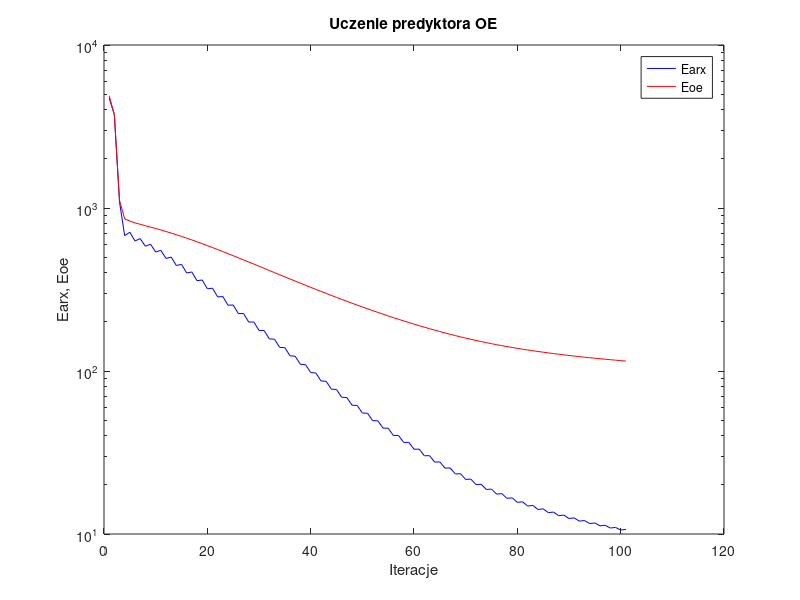
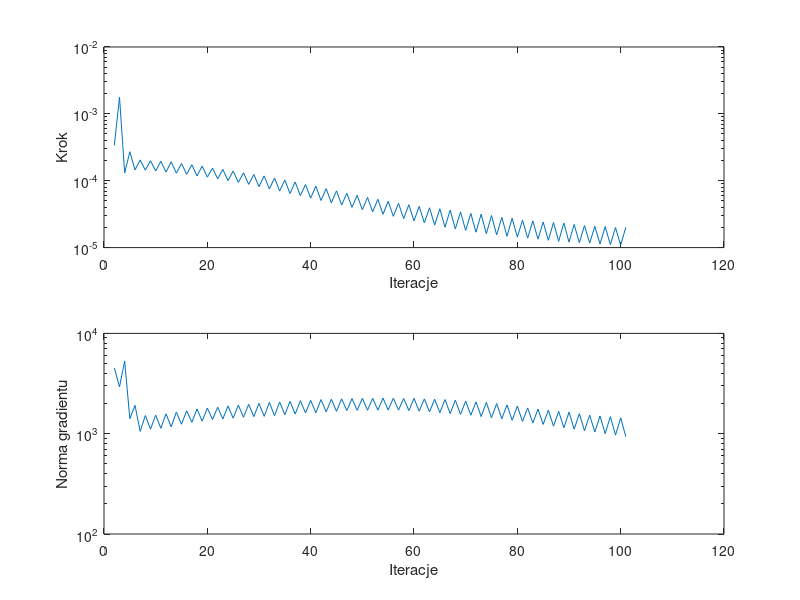

MATLAB code to generate these figures, in order:
%uczenie predyktora oe
clear all;
n=0; farx(n+1)=4.731138e+003; foe(n+1)=4.884464e+003; wspucz(n+1)=0.000000e+000; ng(n+1)=0.000000e+000;
n=1; farx(n+1)=3.744088e+003; foe(n+1)=3.733050e+003; krok(n+1)=3.383827e-004; ng(n+1)=4.514618e+003;
n=2; farx(n+1)=1.090207e+003; foe(n+1)=1.116495e+003; krok(n+1)=1.772228e-003; ng(n+1)=2.933956e+003;
n=3; farx(n+1)=6.770839e+002; foe(n+1)=8.580036e+002; krok(n+1)=1.304810e-004; ng(n+1)=5.297937e+003;
n=4; farx(n+1)=7.099107e+002; foe(n+1)=8.312695e+002; krok(n+1)=2.714123e-004; ng(n+1)=1.410261e+003;
n=5; farx(n+1)=6.276133e+002; foe(n+1)=8.106233e+002; krok(n+1)=1.447867e-004; ng(n+1)=1.916379e+003;
n=6; farx(n+1)=6.493615e+002; foe(n+1)=7.947973e+002; krok(n+1)=2.044712e-004; ng(n+1)=1.054290e+003;
n=7; farx(n+1)=5.828315e+002; foe(n+1)=7.787843e+002; krok(n+1)=1.439458e-004; ng(n+1)=1.518958e+003;
n=8; farx(n+1)=5.999982e+002; foe(n+1)=7.639845e+002; krok(n+1)=1.992914e-004; ng(n+1)=1.108287e+003;
n=9; farx(n+1)=5.370338e+002; foe(n+1)=7.483075e+002; krok(n+1)=1.401071e-004; ng(n+1)=1.531364e+003;
n=10; farx(n+1)=5.500035e+002; foe(n+1)=7.333941e+002; krok(n+1)=1.955288e-004; ng(n+1)=1.131940e+003;
n=11; farx(n+1)=4.905494e+002; foe(n+1)=7.173555e+002; krok(n+1)=1.340733e-004; ng(n+1)=1.578086e+003;
n=12; farx(n+1)=4.998215e+002; foe(n+1)=7.019153e+002; krok(n+1)=1.915864e-004; ng(n+1)=1.169513e+003;
n=13; farx(n+1)=4.438173e+002; foe(n+1)=6.854232e+002; krok(n+1)=1.297027e-004; ng(n+1)=1.640382e+003;
n=14; farx(n+1)=4.510667e+002; foe(n+1)=6.697461e+002; krok(n+1)=1.810041e-004; ng(n+1)=1.242353e+003;
n=15; farx(n+1)=3.994797e+002; foe(n+1)=6.529894e+002; krok(n+1)=1.247165e-004; ng(n+1)=1.696242e+003;
n=16; farx(n+1)=4.049613e+002; foe(n+1)=6.371433e+002; krok(n+1)=1.733806e-004; ng(n+1)=1.299413e+003;
n=17; farx(n+1)=3.580661e+002; foe(n+1)=6.202304e+002; krok(n+1)=1.180809e-004; ng(n+1)=1.761093e+003;
n=18; farx(n+1)=3.616439e+002; foe(n+1)=6.043109e+002; krok(n+1)=1.654388e-004; ng(n+1)=1.335052e+003;
n=19; farx(n+1)=3.194577e+002; foe(n+1)=5.876041e+002; krok(n+1)=1.131625e-004; ng(n+1)=1.801962e+003;
n=20; farx(n+1)=3.220907e+002; foe(n+1)=5.720173e+002; krok(n+1)=1.541640e-004; ng(n+1)=1.385429e+003;
n=21; farx(n+1)=2.848312e+002; foe(n+1)=5.557576e+002; krok(n+1)=1.070946e-004; ng(n+1)=1.837148e+003;
n=22; farx(n+1)=2.863730e+002; foe(n+1)=5.404882e+002; krok(n+1)=1.480754e-004; ng(n+1)=1.402090e+003;
n=23; farx(n+1)=2.533007e+002; foe(n+1)=5.246811e+002; krok(n+1)=1.004460e-004; ng(n+1)=1.892022e+003;
n=24; farx(n+1)=2.541279e+002; foe(n+1)=5.099432e+002; krok(n+1)=1.397905e-004; ng(n+1)=1.428269e+003;
n=25; farx(n+1)=2.249943e+002; foe(n+1)=4.947984e+002; krok(n+1)=9.441524e-005; ng(n+1)=1.929497e+003;
n=26; farx(n+1)=2.253706e+002; foe(n+1)=4.807201e+002; krok(n+1)=1.312842e-004; ng(n+1)=1.458508e+003;
n=27; farx(n+1)=1.997984e+002; foe(n+1)=4.663134e+002; krok(n+1)=8.824176e-005; ng(n+1)=1.963583e+003;
n=28; farx(n+1)=1.998215e+002; foe(n+1)=4.529251e+002; krok(n+1)=1.239407e-004; ng(n+1)=1.480628e+003;
n=29; farx(n+1)=1.774462e+002; foe(n+1)=4.392553e+002; krok(n+1)=8.147519e-005; ng(n+1)=2.006037e+003;
n=30; farx(n+1)=1.770537e+002; foe(n+1)=4.264960e+002; krok(n+1)=1.180809e-004; ng(n+1)=1.488960e+003;
n=31; farx(n+1)=1.574127e+002; foe(n+1)=4.135702e+002; krok(n+1)=7.519941e-005; ng(n+1)=2.051149e+003;
n=32; farx(n+1)=1.568002e+002; foe(n+1)=4.015246e+002; krok(n+1)=1.098766e-004; ng(n+1)=1.510878e+003;
n=33; farx(n+1)=1.396379e+002; foe(n+1)=3.894735e+002; krok(n+1)=7.005353e-005; ng(n+1)=2.069437e+003;
n=34; farx(n+1)=1.390102e+002; foe(n+1)=3.781947e+002; krok(n+1)=1.022356e-004; ng(n+1)=1.547341e+003;
n=35; farx(n+1)=1.239884e+002; foe(n+1)=3.669192e+002; krok(n+1)=6.446963e-005; ng(n+1)=2.099405e+003;
n=36; farx(n+1)=1.232656e+002; foe(n+1)=3.563089e+002; krok(n+1)=9.579321e-005; ng(n+1)=1.569727e+003;
n=37; farx(n+1)=1.100090e+002; foe(n+1)=3.457912e+002; krok(n+1)=5.985115e-005; ng(n+1)=2.128342e+003;
n=38; farx(n+1)=1.094299e+002; foe(n+1)=3.359664e+002; krok(n+1)=8.763108e-005; ng(n+1)=1.610255e+003;
n=39; farx(n+1)=9.787145e+001; foe(n+1)=3.262104e+002; krok(n+1)=5.493831e-005; ng(n+1)=2.146884e+003;
n=40; farx(n+1)=9.721776e+001; foe(n+1)=3.169549e+002; krok(n+1)=8.312662e-005; ng(n+1)=1.617602e+003;
n=41; farx(n+1)=8.696390e+001; foe(n+1)=3.078355e+002; krok(n+1)=5.062882e-005; ng(n+1)=2.190827e+003;
n=42; farx(n+1)=8.645515e+001; foe(n+1)=2.992838e+002; krok(n+1)=7.619426e-005; ng(n+1)=1.647970e+003;
n=43; farx(n+1)=7.744408e+001; foe(n+1)=2.908470e+002; krok(n+1)=4.673205e-005; ng(n+1)=2.209591e+003;
n=44; farx(n+1)=7.700112e+001; foe(n+1)=2.828960e+002; krok(n+1)=7.066590e-005; ng(n+1)=1.669680e+003;
n=45; farx(n+1)=6.902997e+001; foe(n+1)=2.750902e+002; krok(n+1)=4.334515e-005; ng(n+1)=2.226100e+003;
n=46; farx(n+1)=6.872278e+001; foe(n+1)=2.677641e+002; krok(n+1)=6.485137e-005; ng(n+1)=1.699696e+003;
n=47; farx(n+1)=6.170780e+001; foe(n+1)=2.605573e+002; krok(n+1)=3.999817e-005; ng(n+1)=2.239320e+003;
n=48; farx(n+1)=6.145231e+001; foe(n+1)=2.537524e+002; krok(n+1)=6.047525e-005; ng(n+1)=1.709537e+003;
n=49; farx(n+1)=5.526844e+001; foe(n+1)=2.470941e+002; krok(n+1)=3.686149e-005; ng(n+1)=2.253753e+003;
n=50; farx(n+1)=5.505701e+001; foe(n+1)=2.407799e+002; krok(n+1)=5.618497e-005; ng(n+1)=1.713553e+003;
n=51; farx(n+1)=4.961309e+001; foe(n+1)=2.346648e+002; krok(n+1)=3.418410e-005; ng(n+1)=2.251737e+003;
n=52; farx(n+1)=4.946596e+001; foe(n+1)=2.288269e+002; krok(n+1)=5.279238e-005; ng(n+1)=1.718413e+003;
n=53; farx(n+1)=4.463565e+001; foe(n+1)=2.231669e+002; krok(n+1)=3.154696e-005; ng(n+1)=2.263827e+003;
n=54; farx(n+1)=4.455048e+001; foe(n+1)=2.177883e+002; krok(n+1)=4.933474e-005; ng(n+1)=1.719615e+003;
n=55; farx(n+1)=4.026834e+001; foe(n+1)=2.125803e+002; krok(n+1)=2.932016e-005; ng(n+1)=2.259776e+003;
n=56; farx(n+1)=4.024806e+001; foe(n+1)=2.076487e+002; krok(n+1)=4.593063e-005; ng(n+1)=1.719132e+003;
n=57; farx(n+1)=3.647487e+001; foe(n+1)=2.028733e+002; krok(n+1)=2.717293e-005; ng(n+1)=2.247892e+003;
n=58; farx(n+1)=3.647668e+001; foe(n+1)=1.983185e+002; krok(n+1)=4.381503e-005; ng(n+1)=1.699559e+003;
n=59; farx(n+1)=3.312797e+001; foe(n+1)=1.939108e+002; krok(n+1)=2.511150e-005; ng(n+1)=2.249991e+003;
n=60; farx(n+1)=3.315002e+001; foe(n+1)=1.897220e+002; krok(n+1)=4.127340e-005; ng(n+1)=1.677336e+003;
n=61; farx(n+1)=3.019808e+001; foe(n+1)=1.857039e+002; krok(n+1)=2.343658e-005; ng(n+1)=2.221931e+003;
n=62; farx(n+1)=3.024168e+001; foe(n+1)=1.818603e+002; krok(n+1)=3.934497e-005; ng(n+1)=1.651079e+003;
n=63; farx(n+1)=2.763399e+001; foe(n+1)=1.781746e+002; krok(n+1)=2.170937e-005; ng(n+1)=2.204877e+003;
n=64; farx(n+1)=2.767728e+001; foe(n+1)=1.746280e+002; krok(n+1)=3.812652e-005; ng(n+1)=1.617567e+003;
n=65; farx(n+1)=2.535590e+001; foe(n+1)=1.712380e+002; krok(n+1)=2.020969e-005; ng(n+1)=2.190648e+003;
n=66; farx(n+1)=2.541637e+001; foe(n+1)=1.680038e+002; krok(n+1)=3.632499e-005; ng(n+1)=1.588179e+003;
n=67; farx(n+1)=2.335647e+001; foe(n+1)=1.649173e+002; krok(n+1)=1.900886e-005; ng(n+1)=2.160674e+003;
n=68; farx(n+1)=2.343469e+001; foe(n+1)=1.619861e+002; krok(n+1)=3.418410e-005; ng(n+1)=1.558011e+003;
n=69; farx(n+1)=2.161142e+001; foe(n+1)=1.592065e+002; krok(n+1)=1.809834e-005; ng(n+1)=2.111938e+003;
n=70; farx(n+1)=2.171571e+001; foe(n+1)=1.565674e+002; krok(n+1)=3.242569e-005; ng(n+1)=1.528877e+003;
n=71; farx(n+1)=2.010257e+001; foe(n+1)=1.540391e+002; krok(n+1)=1.700060e-005; ng(n+1)=2.079649e+003;
n=72; farx(n+1)=2.019809e+001; foe(n+1)=1.516175e+002; krok(n+1)=3.163728e-005; ng(n+1)=1.480917e+003;
n=73; farx(n+1)=1.875701e+001; foe(n+1)=1.493103e+002; krok(n+1)=1.608814e-005; ng(n+1)=2.051016e+003;
n=74; farx(n+1)=1.885869e+001; foe(n+1)=1.471201e+002; krok(n+1)=3.014162e-005; ng(n+1)=1.440417e+003;
n=75; farx(n+1)=1.757071e+001; foe(n+1)=1.450400e+002; krok(n+1)=1.549259e-005; ng(n+1)=1.995946e+003;
n=76; farx(n+1)=1.769234e+001; foe(n+1)=1.430872e+002; krok(n+1)=2.829063e-005; ng(n+1)=1.408716e+003;
n=77; farx(n+1)=1.655084e+001; foe(n+1)=1.412131e+002; krok(n+1)=1.481538e-005; ng(n+1)=1.934948e+003;
n=78; farx(n+1)=1.666626e+001; foe(n+1)=1.394307e+002; krok(n+1)=2.745808e-005; ng(n+1)=1.360247e+003;
n=79; farx(n+1)=1.563755e+001; foe(n+1)=1.377278e+002; krok(n+1)=1.430061e-005; ng(n+1)=1.886219e+003;
n=80; farx(n+1)=1.576083e+001; foe(n+1)=1.361310e+002; krok(n+1)=2.567510e-005; ng(n+1)=1.324925e+003;
n=81; farx(n+1)=1.484848e+001; foe(n+1)=1.346069e+002; krok(n+1)=1.386876e-005; ng(n+1)=1.806109e+003;
n=82; farx(n+1)=1.496814e+001; foe(n+1)=1.331496e+002; krok(n+1)=2.496650e-005; ng(n+1)=1.279080e+003;
n=83; farx(n+1)=1.414328e+001; foe(n+1)=1.317562e+002; krok(n+1)=1.338477e-005; ng(n+1)=1.759509e+003;
n=84; farx(n+1)=1.426371e+001; foe(n+1)=1.304313e+002; krok(n+1)=2.418894e-005; ng(n+1)=1.237626e+003;
n=85; farx(n+1)=1.351952e+001; foe(n+1)=1.291528e+002; krok(n+1)=1.285784e-005; ng(n+1)=1.714929e+003;
n=86; farx(n+1)=1.363128e+001; foe(n+1)=1.279306e+002; krok(n+1)=2.372164e-005; ng(n+1)=1.189156e+003;
n=87; farx(n+1)=1.295837e+001; foe(n+1)=1.267571e+002; krok(n+1)=1.240823e-005; ng(n+1)=1.671826e+003;
n=88; farx(n+1)=1.306434e+001; foe(n+1)=1.256281e+002; krok(n+1)=2.336806e-005; ng(n+1)=1.143188e+003;
n=89; farx(n+1)=1.244628e+001; foe(n+1)=1.245425e+002; krok(n+1)=1.209447e-005; ng(n+1)=1.639972e+003;
n=90; farx(n+1)=1.255440e+001; foe(n+1)=1.235163e+002; krok(n+1)=2.219138e-005; ng(n+1)=1.109951e+003;
n=91; farx(n+1)=1.199452e+001; foe(n+1)=1.225247e+002; krok(n+1)=1.184623e-005; ng(n+1)=1.584179e+003;
n=92; farx(n+1)=1.209745e+001; foe(n+1)=1.215752e+002; krok(n+1)=2.139878e-005; ng(n+1)=1.071080e+003;
n=93; farx(n+1)=1.158588e+001; foe(n+1)=1.206649e+002; krok(n+1)=1.168403e-005; ng(n+1)=1.531421e+003;
n=94; farx(n+1)=1.168983e+001; foe(n+1)=1.197894e+002; krok(n+1)=2.077412e-005; ng(n+1)=1.039114e+003;
n=95; farx(n+1)=1.121924e+001; foe(n+1)=1.189389e+002; krok(n+1)=1.136531e-005; ng(n+1)=1.502125e+003;
n=96; farx(n+1)=1.131837e+001; foe(n+1)=1.181169e+002; krok(n+1)=2.058283e-005; ng(n+1)=1.000844e+003;
n=97; farx(n+1)=1.088105e+001; foe(n+1)=1.173160e+002; krok(n+1)=1.109569e-005; ng(n+1)=1.480309e+003;
n=98; farx(n+1)=1.097670e+001; foe(n+1)=1.165470e+002; krok(n+1)=1.995189e-005; ng(n+1)=9.687028e+002;
n=99; farx(n+1)=1.057555e+001; foe(n+1)=1.157998e+002; krok(n+1)=1.085468e-005; ng(n+1)=1.439100e+003;
n=100; farx(n+1)=1.066674e+001; foe(n+1)=1.150675e+002; krok(n+1)=2.018691e-005; ng(n+1)=9.314241e+002;

figure; semilogy(farx,'b'); hold on; semilogy(foe,'r'); xlabel('Iteracje'); ylabel('Earx, Eoe'); legend('Earx','Eoe'); title('Uczenie predyktora OE');
figure; subplot(2,1,1); semilogy(krok); xlabel('Iteracje'); ylabel('Krok');
subplot(2,1,2); semilogy(ng); xlabel('Iteracje'); ylabel('Norma gradientu');
Earx=farx(n+1)
Eoe=foe(n+1)
